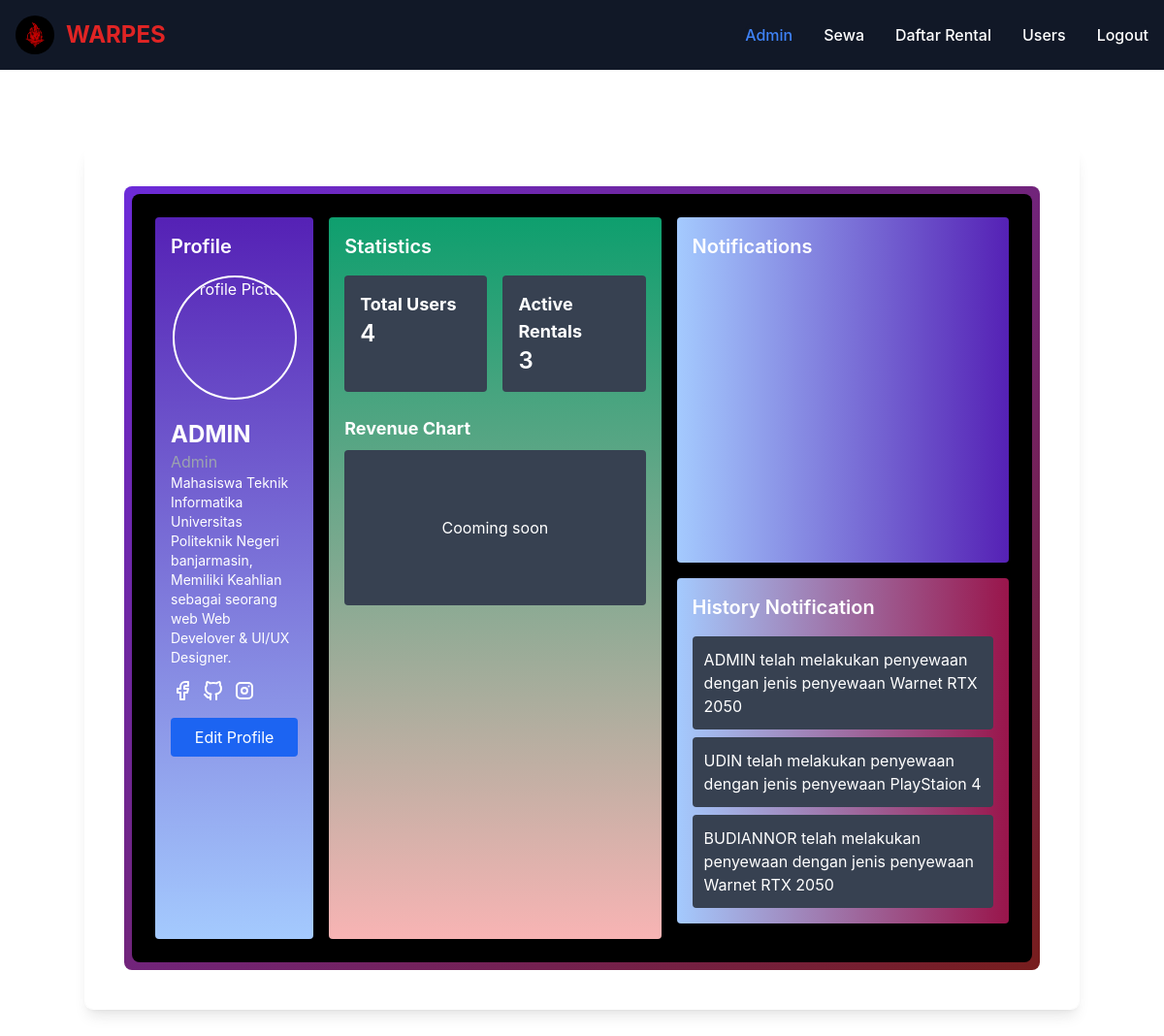
The page /index.php?page=admin (signed in) on the database its author committed.
### tables this page shows
CREATE TABLE `notifikasi` (
  `id` int NOT NULL,
  `user_id` int NOT NULL,
  `message` text NOT NULL,
  `is_read` tinyint(1) NOT NULL DEFAULT '0'
);

### page/admin.php (the view, shortened to what this page needs)
<div class="p-2 rounded-lg bg-gradient-to-tl from-red-900 to-purple-700">
    <div class="text-white bg-black rounded-lg">
        <main class="p-6">
            <div class="grid grid-cols-5 grid-rows-2 gap-4">
                <div class="row-span-3 p-4 rounded shadow bg-gradient-to-t from-blue-300 to-purple-800">
                    <h2 class="mb-4 text-xl font-semibold">Profile</h2>
                    <img src="https://i.ytimg.com/vi/-vyQ9ci87ac/maxresdefault.jpg" alt="Profile Picture" class="object-cover w-32 h-32 mx-auto border-2 border-white rounded-full">
                    <div class="mt-5">
                        <div>
                            <p class="text-2xl font-bold">
                                <?php
                                echo $_SESSION['name'];
                                ?>
                            </p>
                            <p class="text-gray-400">
                                <?php
                                echo $_SESSION['role'];
                                ?>
                            </p>
                        </div>
                    </div>
                    <p class="text-sm">
                        Mahasiswa Teknik Informatika Universitas Politeknik Negeri banjarmasin, Memiliki Keahlian sebagai seorang web Web Develover & UI/UX Designer.
                    </p>
                    <div>
                        <div class="flex mt-3 space-x-2">
                            <a href="https://www.facebook.com/Budddx" target="_blank">
                            </a>
                            <a href="https://www.github.com/budicuy" target="_blank">
                            </a>
                            <a href="https://www.instagram.com/budi_nnr" target="_blank">
                            </a>
                        </div>
                    </div>
                    <button class="w-full py-2 mt-4 text-white bg-blue-600 rounded hover:bg-blue-700">
                        Edit Profile
                    </button>
                </div>
                <div class="col-span-2 row-span-3 p-4 rounded shadow bg-gradient-to-t from-red-300 to-green-500">
                    <h2 class="mb-4 text-xl font-semibold">Statistics</h2>
                    <div class="grid grid-cols-2 gap-4">
                        <div class="p-4 bg-gray-700 rounded">
                            <h3 class="text-lg font-bold">Total Users</h3>
                            <?php
                            $query = "SELECT COUNT(*) as total FROM users";
                            $result = mysqli_query($koneksi, $query);
                            $total = mysqli_fetch_assoc($result);
                            ?>
                            <p class="text-2xl font-semibold">
                                <?php
                                echo $total['total'];
                                ?>
                            </p>
                        </div>
                        <div class="p-4 bg-gray-700 rounded">
                            <h3 class="text-lg font-bold">Active Rentals</h3>
                            <p class="text-2xl font-semibold">
                                <?php
                                $query = "SELECT COUNT(*) as total FROM rentals";
                                $result = mysqli_query($koneksi, $query);
                                $total = mysqli_fetch_assoc($result);
                                echo $total['total'];
                                ?>
                            </p>
                        </div>
                    </div>
                    <div class="mt-6">
                        <h3 class="mb-2 text-lg font-bold">Revenue Chart</h3>
                        <div class="flex items-center justify-center h-40 bg-gray-700 rounded">
                            <p>
                                Cooming soon
                            </p>
                        </div>
                    </div>
                </div>
                <div class="col-span-2 p-4 rounded shadow bg-gradient-to-r from-blue-300 to-purple-800">
                    <h2 class="mb-4 text-xl font-semibold">Notifications</h2>
                </div>
                <div class="col-span-2 p-4 rounded shadow bg-gradient-to-r from-blue-300 to-pink-800">
                    <h2 class="mb-4 text-xl font-semibold">History Notification</h2>
                    <ul class="space-y-2">
                        <?php
                        $query = "SELECT * FROM notifikasi WHERE is_read = 1 ORDER BY id DESC LIMIT 3";
                        $result = mysqli_query($koneksi, $query);
                        while ($data = mysqli_fetch_assoc($result)) {
                        ?>
                            <li class="p-3 bg-gray-700 rounded">
                                <?= $data['message']; ?>
                            </li>
                        <?php } ?>
                    </ul>
                </div>
            </div>
        </main>
    </div>
</div>

### rows shown on the page
notifikasi: message "ADMIN telah melakukan penyewaan dengan jenis penyewaan Warnet RTX 2050"
notifikasi: message "UDIN telah melakukan penyewaan dengan jenis penyewaan PlayStaion 4"
notifikasi: message "BUDIANNOR telah melakukan penyewaan dengan jenis penyewaan Warnet RTX 2050"

### other values the page prints
$key "Admin"
$key "Sewa"
$key "Daftar Rental"
$key "Users"
$key "Logout"
$_SESSION['name'] "ADMIN"
$_SESSION['role'] "Admin"
$total['total'] "4"
$total['total'] "3"
